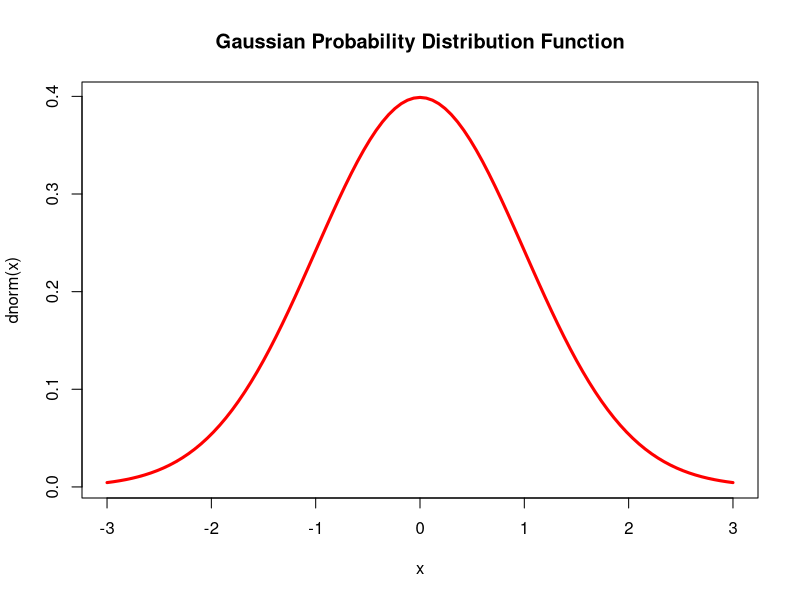

The R source for this figure:
# we plot the curve of the Gaussian density   distribution using the native implementation of the dnorm function from -3 to 3
curve(dnorm(x), xlim=c(-3,3), col='red', lwd=3)
# we give it a title of Gaussian Probability Distribution Function
title(main='Gaussian Probability Distribution Function')
